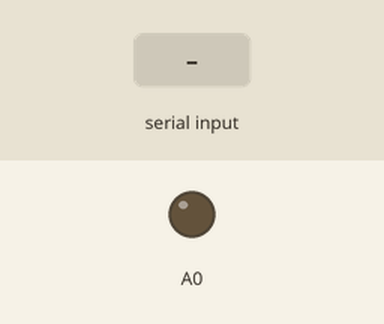
Simulated run of this sketch. Board: Arduino Uno R4 WiFi. Parts: output pins drawn as LEDs (lit = HIGH). Inputs (shaded band) come from the test bench. What the sketch prints to the serial monitor is not drawn.

Above: at 1.2 s.
1.3 s: "90,45\n" received over the second serial link
Timing chart, 0 to 2.3 s (numbered marks = the images above; inputs shaded):
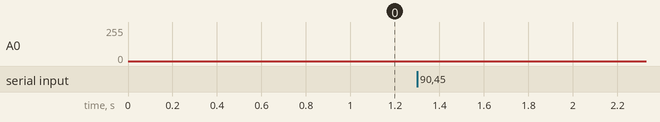

The sketch:

dis_efect.ino
```cpp
#include "FspTimer.h"

#define SAMPLE_RATE 8000
#define NUM_SAMPLE 400  // ちょうど1周期の整数倍になるよう調整（重要）

// 通信用
#include <SoftwareSerial.h>
SoftwareSerial mySerial(3, 2);


volatile uint32_t sampleIndex = 0;
float f = 261.63;
float amp = 0.6;
uint16_t waveform[NUM_SAMPLE];
float phase = 0.0;
float phaseInc = 0.0;

FspTimer timer;
byte b[2];
int sendData = 0;
volatile bool isPlaying = true;

const float doremiHz[] = {261.63, 293.66, 329.63, 349.23, 392.00, 440.00, 493.88, 523.25};
const int numNotes = sizeof(doremiHz) / sizeof(doremiHz[0]);

void generateSineWave(float freq) {
  // 周波数に合わせてちょうど1周期分の波形を作る
  for (int i = 0; i < NUM_SAMPLE; i++) {
    float t = (float)i / NUM_SAMPLE;
    float sample = sin(2.0 * PI * t);  // 純音（ノイズゼロ）
    int tmp = (int)((sample * amp + 1.0) * 2047.5);
    tmp = constrain(tmp, 0, 4095);
    waveform[i] = (uint16_t)tmp;

  }
  phaseInc = freq * NUM_SAMPLE / SAMPLE_RATE;  // 再生速度制御（整数倍再生用）
}


void callback_playSound(timer_callback_args_t *arg) {
  if (isPlaying) {
    int index = (int)phase % NUM_SAMPLE;
    uint16_t value = waveform[index];
    b[0] = value / 256;
    b[1] = value % 256;
    analogWrite(A0, value);
    phase += phaseInc;
    if (phase >= NUM_SAMPLE) phase -= NUM_SAMPLE;
  } else {
    b[0] = 2047 / 256;
    b[1] = 2047 % 256;
    analogWrite(A0, 2047);
  }
  sendData = 1;
}


void setup() {
  analogWriteResolution(12);
  Serial.begin(115200);
  mySerial.begin(9600);    // Arduino間通信用
  randomSeed(analogRead(A0));

  //generateSineWave(f);  // 初期音（ド）

  uint8_t type;
  int8_t ch = FspTimer::get_available_timer(type);
  if (ch < 0) return;

  timer.begin(TIMER_MODE_PERIODIC, type, ch, SAMPLE_RATE, 50.0f, callback_playSound, nullptr);
  timer.setup_overflow_irq();
  timer.open();
  timer.start();
}

void loop() {
  static unsigned long lastMillis = 0;
  static int idx = 0;
  unsigned long now = millis();


if (mySerial.available()) {
  String input = mySerial.readStringUntil('\n');
  float newFreq = input.toFloat();
  if (newFreq > 0) {
    f = newFreq;
    generateSineWave(f);
    Serial.print("受信した周波数: ");
    Serial.println(f);  // ← 追加
  }
}


  if (sendData == 1) {
    sendData = 0;
    Serial.write(b, 2);
  }

  //delayMicroseconds(50);
}
```
